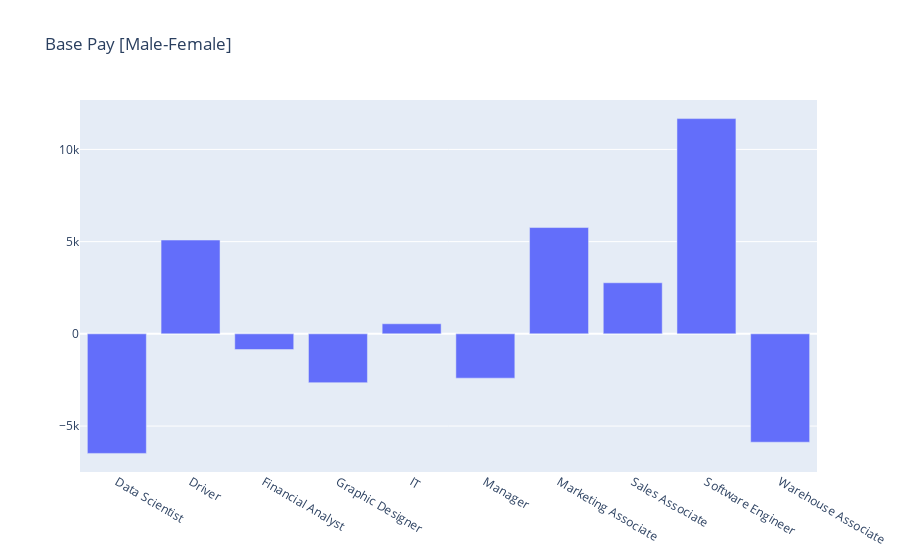

Notebook code for this chart:
### Code cell
fig = go.Figure(data = [
    go.Bar(name='Differences', x=female.index, y=male['BasePay'] - female['BasePay'])
])
fig.update_layout(barmode='group', title='Base Pay [Male-Female]')
fig.show()

### Figure 1 — Plotly figure (JSON) as saved in the notebook; plotly's stock layout.template omitted (floating-point values rounded to 4 significant figures)
{"data": [{"name": "Differences", "type": "bar", "x": ["Data Scientist", "Driver", "Financial Analyst", "Graphic Designer", "IT", "Manager", "Marketing Associate", "Sales Associate", "Software Engineer", "Warehouse Associate"], "y": [-6482.0, 5085.0, -851.3, -2647.0, 546.3, -2403.0, 5763.0, 2769.0, 11670.0, -5875.0]}], "layout": {"barmode": "group", "title": {"text": "Base Pay [Male-Female]"}}}
